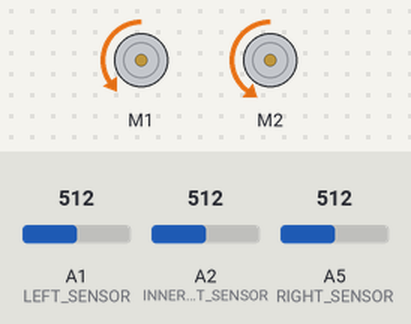
The sketch below on a simulated Arduino Uno, built with avr-gcc and run on an emulated ATmega328P. On the bench: 2 × DC motor (green arrow = forward, orange = backward, longer = faster). The inputs (shaded band) are chosen by the test bench; at power-on: A1 (LEFT_SENSOR) = 512, A2 (INNER_LEFT_SENSOR) = 512, A5 (RIGHT_SENSOR) = 512. At 1.3 s the program stops and its outputs stay as they are.

Above: at 0.1 s.
At 0.9 s:
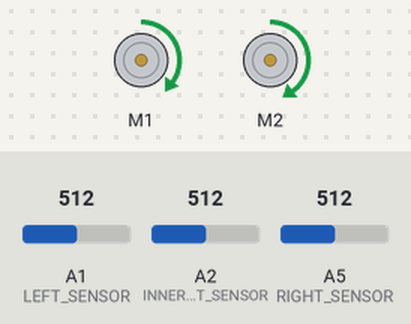
At 1.4 s:
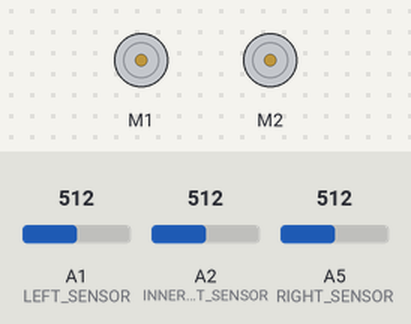
Timing chart, 0 to 2.8 s (numbered marks = the images above):
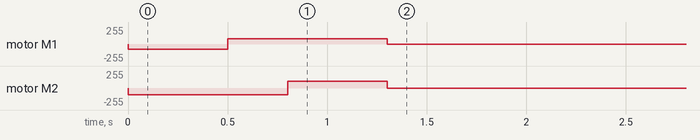

Measured:
- by itself, motor M1: stopped → backward 80/255 at 0.00 s, → forward 80/255 0.50 s later, → stopped 0.80 s later
- by itself, motor M2: stopped → backward 100/255 at 0.00 s, → forward 100/255 0.80 s later, → stopped 0.50 s later

The sketch:

Lab6p4.ino
```cpp
#include <AFMotor.h>

#define LEFT_SENSOR A1
#define INNER_LEFT_SENSOR A2
#define CENTER_SENSOR A3
#define INNER_RIGHT_SENSOR A4
#define RIGHT_SENSOR A5

AF_DCMotor motorR(1);
AF_DCMotor motorL(2);

int motorSpeed = 100;
int x = 0;

void setup() {
  // put your setup code here, to run once:

  Serial.begin(115200);

  pinMode(LEFT_SENSOR, INPUT);
  pinMode(INNER_LEFT_SENSOR, INPUT);
  pinMode(CENTER_SENSOR, INPUT);
  pinMode(INNER_RIGHT_SENSOR, INPUT);
  pinMode(RIGHT_SENSOR, INPUT);

  motorR.setSpeed(motorSpeed-20);
  motorL.setSpeed(motorSpeed);

  motorR.run(RELEASE);
  motorL.run(RELEASE);

}


/*    * /
void findLine(){

    while( analogRead(CENTER_SENSOR) > 700 ){

    if((analogRead(LEFT_SENSOR) < 700) || (analogRead(INNER_LEFT_SENSOR) < 700)){
      while(analogRead(CENTER_SENSOR) > 700){
        motorR.run(FORWARD);
        motorL.run(RELEASE);
      }
    } else if((analogRead(RIGHT_SENSOR) < 700) || (analogRead(INNER_RIGHT_SENSOR) < 700)){
      while(analogRead(CENTER_SENSOR) > 700){
        motorR.run(RELEASE);
        motorL.run(FORWARD);
      }
    } else{


       }

  }

}

*/

void followLine(){


    if(analogRead(INNER_LEFT_SENSOR) < 700){

      motorR.run(FORWARD);
      motorL.run(RELEASE);
    }
    else if(analogRead(INNER_RIGHT_SENSOR) < 700){

      motorR.run(RELEASE);
      motorL.run(FORWARD);
    }
    else if(analogRead(CENTER_SENSOR) < 700) {

      motorR.run(FORWARD);
      motorL.run(FORWARD);
    }

}

void loop() {
  // put your main code here, to run repeatedly:

  followLine();

  if(x >=1 && analogRead(LEFT_SENSOR) < 700 && analogRead(RIGHT_SENSOR) < 700){

    motorR.run(FORWARD);
    motorL.run(FORWARD);
/*
      long lastTime = millis();
      while (millis() - lastTime < 180){
        if(analogRead(LEFT_SENSOR) > 700 || analogRead(RIGHT_SENSOR) > 700){
          motorR.run(BACKWARD);
          motorL.run(BACKWARD);
          delay(200);
          motorR.run(RELEASE);
          motorL.run(RELEASE);
        }
      }
*/
    delay(500);

    motorR.run(RELEASE);
    motorL.run(RELEASE);

    while(true);
  }

  if(analogRead(LEFT_SENSOR)<700 && analogRead(RIGHT_SENSOR)<700){

    x++;

    motorR.run(BACKWARD);
    motorL.run(BACKWARD);

    delay(500);

    motorR.run(FORWARD);
    motorL.run(BACKWARD);


    //while(analogRead(CENTER_SENSOR) < 700){  };

    delay(300);

    while(analogRead(CENTER_SENSOR) > 700){  };

    motorR.run(FORWARD);
    motorL.run(FORWARD);

   followLine();

  }

}
```
